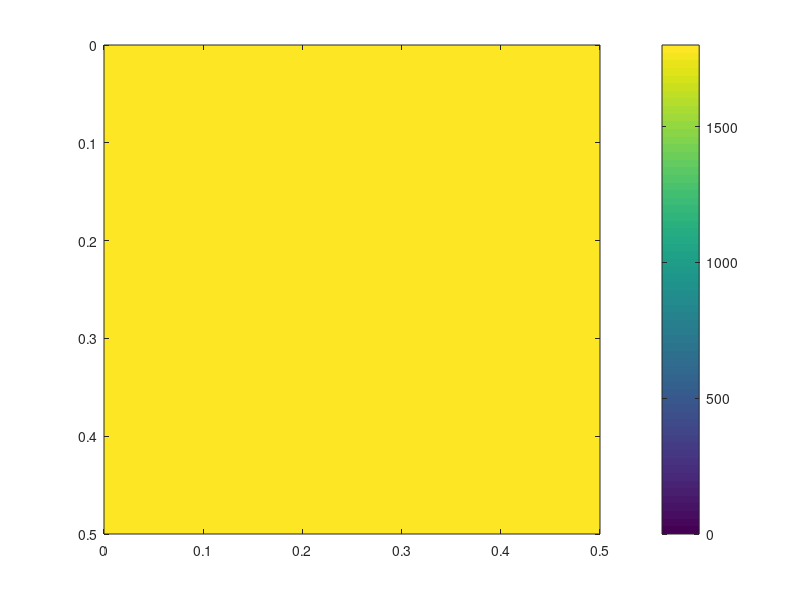

Here is the MATLAB script that generated this plot:
%%% Show a temperature distribution in an iron plate in 2D
% Initialization
kappa = 48; % 熱伝導率
c = 461; % 比熱
rho = 7.28; % 密度
alpha = kappa / (c * rho);
L = 0.5; % 壁の厚さ * 2, 棒の長さ
t_max = 6; % 観測する時間
d = 0.01; % 時間刻み幅 dは十分小さくなければ解が発散する(体感として0.01以下ならうまくいく)
m = round(t_max/d); % 行列計算の回数
n = 30;
h = L/n; % 空間刻み幅
temperature = 25; % 境界の温度1
burner = 1800; % 境界の温度2
u = zeros( (n+1)^2, 1 ); % 空間の分割地点における温度
X = linspace(0, L, n+1);
Y = linspace(0, L, n+1);
mesh = zeros(n+1, n+1);

% 初期条件
for i = 1:n+1
    for j = 1:(n+1)
        cur = (n+1)*(i-1) + j;
        if i == 1 || j == 1 || i == n+1 || j == n+1
            u( cur ) = burner;
        else
            u( cur ) = temperature;
        end
    end
end

% 行列の構成
a = ( (2*(h^2)) / (d*alpha) );
Mat = zeros( (n-1)^2 );
for i = 1:n-1
    for j = 1:n-1
        cur = (n-1)*(i-1) + j;
        up = cur - (n-1);
        down = cur + (n-1);
        left = cur - 1;
        right = cur + 1;
        Mat( cur, cur ) = a+4;
        if i ~= 1
            Mat( cur, up ) = -1;
        end
        
        if i ~= n-1
            Mat( cur , down ) = -1;
        end
        
        if j ~= 1
            Mat( cur, left ) = -1;
        end
        
        if j ~= n-1
            Mat( cur, right ) = -1;
        end
    end
end
Mat = sparse(Mat);

% 行列演算
for k = 1:m
    b = zeros( (n-1)^2 , 1 );
    for i = 1:n-1
        for j = 1:n-1
            b_cur = (n-1)*(i-1) + j;
            u_cur = (n+1) * i + j+1;
            u_up = cur - (n+1);
            u_down = cur + (n+1);
            u_left = cur - 1;
            u_right = cur + 1;

            b( b_cur ) = (a-4) * ( u( u_cur ) ) + u( u_up ) + u( u_down ) + u( u_left ) + u( u_right );
            
            % Crank-Nicolson法の左辺に境界の温度を含むなら, 右辺に移項する
            if i == 1
                b( b_cur ) = b( b_cur ) + burner;
            end
            if i == n-1
                b( b_cur ) = b( b_cur ) + burner;
            end
            if j == 1
                b( b_cur ) = b( b_cur ) + burner;
            end
            if j == n-1
                b( b_cur ) = b( b_cur ) + burner;
            end
        end
    end
    
    % 連立一次方程式を解く
    temp = Mat\b;
    % 適切なuの成分にMat\bの解を割り当てる
    for i = 1:(n+1)
        for j = 1:(n+1)
            if i ~= 1 && i ~= n+1 && j ~= 1 && j ~= n+1
                u_cur = (n+1)*(i-1) + j;
                t_cur = (n-1)*(i-2) + j-1;
                u( u_cur ) = temp( t_cur );
            end
        end
    end
end

% メッシュの構成
for i = 1:((n+1)^2)
    y = floor( (i-1)/ (n+1) ) + 1;
    x = mod(i-1, n+1) + 1;
    mesh(y, x) = u(i);
end
% プロット
imagesc(X, Y, mesh);
caxis([0, burner]);
colorbar();
xlim([0, L]);
ylim([0, L]);